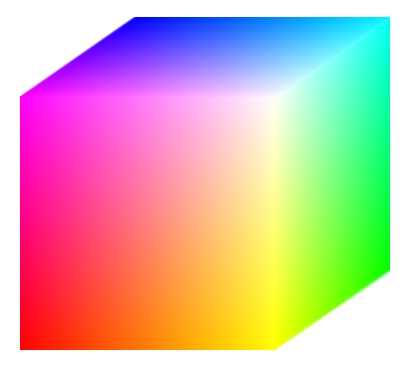
%> input picture Multimedia Technologies/[BSc] Multimedia Technologies/Practical Lessons/Imagens (aula 4)/Fig6_08.png, 409 x 366 px
$ octave tm4.m   (GNU Octave 9; MATLAB toolbox functions it lacks are replaced by stand-ins)
%> lines starting %> are read from the running program, lines starting %| are printed output that depends on the picture
R = uint8(zeros(256,256,3)); R(:,:,1)=255;
G = uint8(zeros(256,256,3)); R(:,:,2)=255;
B = uint8(zeros(256,256,3)); R(:,:,3)=255;

for i= 1 : 256
    R(i,:,1) = i-1;
end

for i= 1 : 256
    G(i,:,2) = i-1;
end

for i= 1 : 256
    B(i,:,3) = i-1;
end

I=imread('C:\Users\a37880\Desktop\Fig6_08.png'); %cubo RGB
%> I is the input picture: size 366x409x3 uint8; mean R, G, B 212.3, 181.4, 173.2
imshow(I(:,:,1)); %informa玢o do vermelho
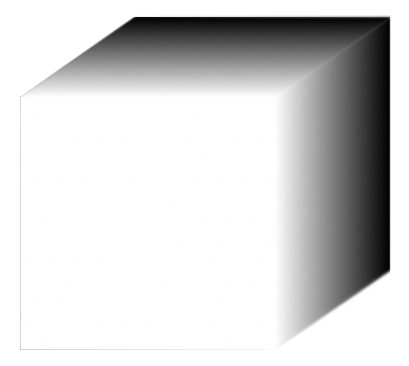
%> displayed picture: size 366x409, on the screen's scale of 0 to 255; min 1, max 255, mean 212.3
imshow(I(:,:,2)); %informa玢o do verde
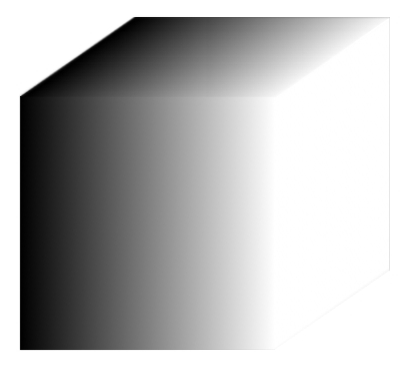
%> displayed picture: size 366x409, on the screen's scale of 0 to 255; min 0, max 255, mean 181.4
imshow(I(:,:,3)); %informa玢o do azul
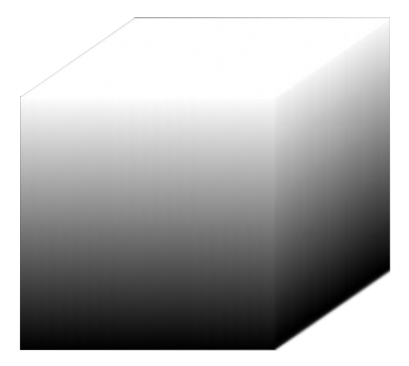
%> displayed picture: size 366x409, on the screen's scale of 0 to 255; min 0, max 255, mean 173.2

A=RGBToCMY(200,255,1);

function [c,m,y] = RGBToCMY(r,g,b)
c=1-(r/255);
m=1-(g/255);
y=1-(b/255);
end
